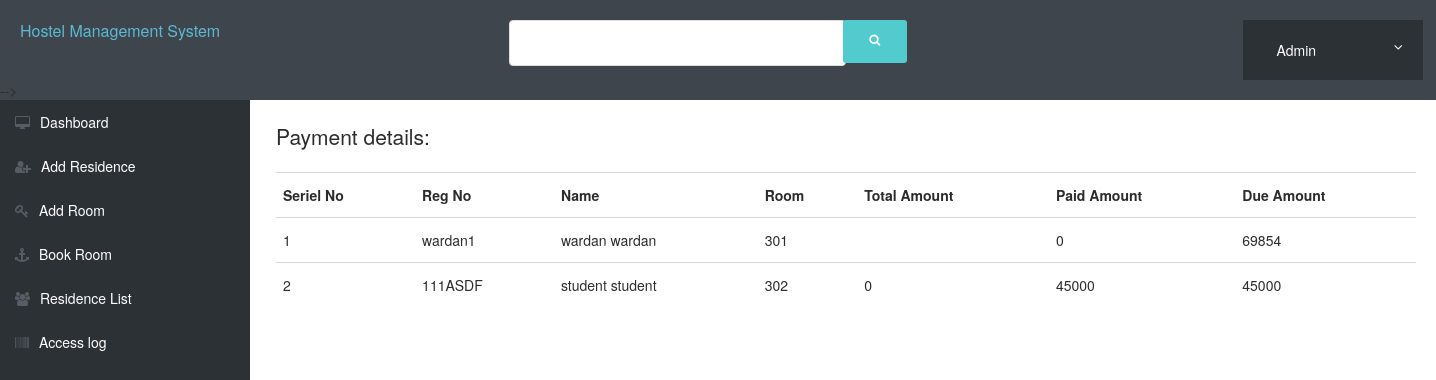
Page /admin/book_details.php on the committed database.
### tables this page shows
CREATE TABLE `pay_details` (
  `ROOM_NO` int(11) NOT NULL,
  `REG_NO` varchar(11) NOT NULL,
  `TOTAL_AMT` float DEFAULT NULL,
  `PAID_AMT` float DEFAULT NULL,
  `DUE_AMT` float DEFAULT NULL
);

CREATE TABLE `residence` (
  `F_NAME` varchar(50) DEFAULT NULL,
  `L_NAME` varchar(50) DEFAULT NULL,
  `M_INIT` varchar(10) DEFAULT NULL,
  `DOB` date DEFAULT NULL,
  `COURSE` varchar(300) DEFAULT NULL,
  `YEAR` varchar(5) DEFAULT NULL,
  `EMAIL` varchar(50) DEFAULT NULL,
  `PHONE_NO` int(11) DEFAULT NULL,
  `ADDRESS` varchar(350) DEFAULT NULL,
  `REG_NO` varchar(11) NOT NULL,
  `PASSWD` varchar(60) DEFAULT NULL,
  `DATE_OF_JOIN` date DEFAULT NULL,
  `admin` char(2) DEFAULT NULL,
  `GENDER` char(7) DEFAULT NULL
);

### admin/book_details.php (the view)
<?php
include "include/head.php";
require_once "include/DBconnect.php";
?>
<div class="container">
    <legend>Payment details: </legend>
            <table class="table table-hover">
                <tr>
                    <th>Seriel No</th>
                    <th>Reg No</th>
                    <th>Name</th>
                    <th>Room</th>
                    <th>Total Amount</th>
                    <th>Paid Amount</th>
                    <th>Due Amount</th>
                </tr>
                <?php
                $sql = "SELECT b.REG_NO,r.F_NAME,r.L_NAME,b.ROOM_NO,b.TOTAL_AMT,b.PAID_AMT,b.DUE_AMT  FROM residence r,pay_details b WHERE b.REG_NO = r.REG_NO";
                $res = mysqli_query($conn, $sql);
                if (mysqli_num_rows($res) > 0) {
                    $i = 0;
                    while ($row = mysqli_fetch_array($res)) {
                        $i++;
                        ?>
                        <tr>
                            <td><?php echo $i ?></td>
                            <td><?php echo $row['REG_NO']; ?></td>
                            <td><?php echo $row['F_NAME']." ".$row['L_NAME']; ?></td>
                            <td><?php echo $row['ROOM_NO']; ?></td>
                            <td><?php echo $row['DUE_AMT']; ?></td>
                            <td><?php echo $row['PAID_AMT']; ?></td>
                            <td><?php echo $row['TOTAL_AMT']; ?></td>
                        </tr>
                        <?php
                    }
                }
                ?>
    </table>
</div>

### admin/assets/css/style.css (style rules this page uses)
html { font-size: 14px; }
@media only screen and (min-width: 480px) { html { font-size: 17px; } }
@media only screen and (min-width: 768px) { html { font-size: 14px; } }

### rows in the picture
pay_details: REG_NO "wardan1", REG_NO.F_NAME "wardan", REG_NO.L_NAME "wardan", ROOM_NO "301", PAID_AMT "0", TOTAL_AMT "69854"
pay_details: REG_NO "111ASDF", REG_NO.F_NAME "student", REG_NO.L_NAME "student", ROOM_NO "302", DUE_AMT "0", PAID_AMT "45000", TOTAL_AMT "45000"
